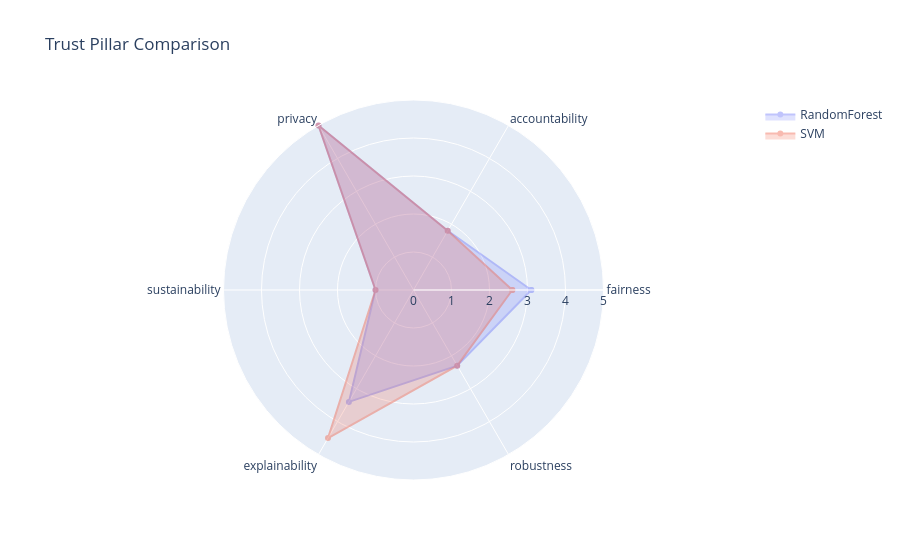
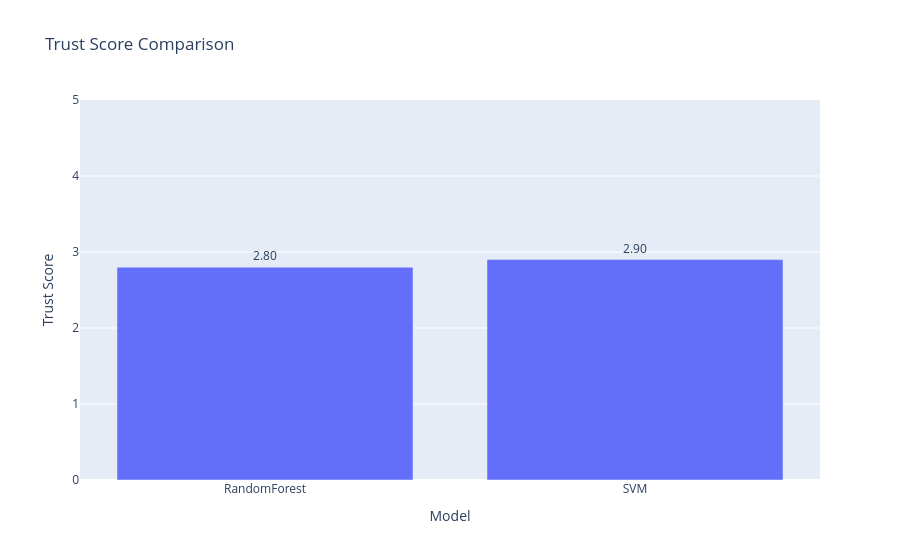
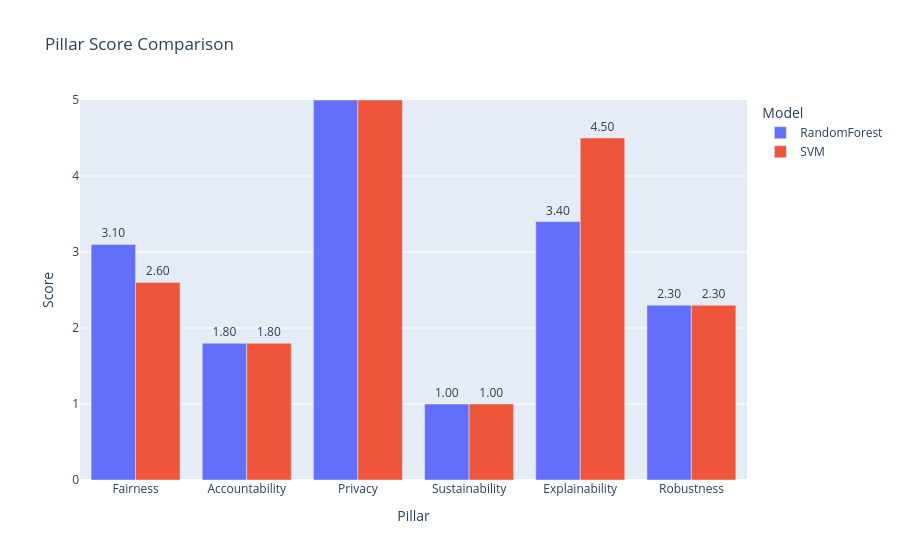

Notebook code cell kept with these figures, in order:
### Code cell
TrustEvaluator.compare_radar({
    "RandomForest": subset,
    "SVM": subset2
})

TrustEvaluator.compare_all_bars({
    "RandomForest": subset,
    "SVM": subset2
})

### Figure 1 — Plotly figure (JSON) as saved in the notebook; plotly's stock layout.template omitted (floating-point values rounded to 4 significant figures)
{"data": [{"fill": "toself", "name": "RandomForest", "opacity": 0.4, "r": [3.1, 1.8, 5, 1, 3.4, 2.3, 3.1], "theta": ["fairness", "accountability", "privacy", "sustainability", "explainability", "robustness", "fairness"], "type": "scatterpolar"}, {"fill": "toself", "name": "SVM", "opacity": 0.4, "r": [2.6, 1.8, 5, 1, 4.5, 2.3, 2.6], "theta": ["fairness", "accountability", "privacy", "sustainability", "explainability", "robustness", "fairness"], "type": "scatterpolar"}], "layout": {"polar": {"radialaxis": {"range": [0, 5], "visible": true}}, "showlegend": true, "title": {"text": "Trust Pillar Comparison"}}}

### Figure 2 — Plotly figure (JSON) as saved in the notebook; plotly's stock layout.template omitted (floating-point values rounded to 4 significant figures)
{"data": [{"hovertemplate": "Model=%{x}<br>Trust Score=%{text}<extra></extra>", "legendgroup": "", "marker": {"color": "#636efa", "pattern": {"shape": ""}}, "name": "", "orientation": "v", "showlegend": false, "text": [2.8, 2.9], "textposition": "outside", "texttemplate": "%{text:.2f}", "type": "bar", "x": ["RandomForest", "SVM"], "xaxis": "x", "y": [2.8, 2.9], "yaxis": "y"}], "layout": {"barmode": "relative", "legend": {"tracegroupgap": 0}, "title": {"text": "Trust Score Comparison"}, "xaxis": {"anchor": "y", "domain": [0, 1], "title": {"text": "Model"}}, "yaxis": {"anchor": "x", "domain": [0, 1], "range": [0, 5], "title": {"text": "Trust Score"}}}}

### Figure 3 — Plotly figure (JSON) as saved in the notebook; plotly's stock layout.template omitted (floating-point values rounded to 4 significant figures)
{"data": [{"alignmentgroup": "True", "hovertemplate": "Model=RandomForest<br>Pillar=%{x}<br>Score=%{text}<extra></extra>", "legendgroup": "RandomForest", "marker": {"color": "#636efa", "pattern": {"shape": ""}}, "name": "RandomForest", "offsetgroup": "RandomForest", "orientation": "v", "showlegend": true, "text": [3.1, 1.8, 5.0, 1.0, 3.4, 2.3], "textposition": "outside", "texttemplate": "%{text:.2f}", "type": "bar", "x": ["Fairness", "Accountability", "Privacy", "Sustainability", "Explainability", "Robustness"], "xaxis": "x", "y": [3.1, 1.8, 5.0, 1.0, 3.4, 2.3], "yaxis": "y"}, {"alignmentgroup": "True", "hovertemplate": "Model=SVM<br>Pillar=%{x}<br>Score=%{text}<extra></extra>", "legendgroup": "SVM", "marker": {"color": "#EF553B", "pattern": {"shape": ""}}, "name": "SVM", "offsetgroup": "SVM", "orientation": "v", "showlegend": true, "text": [2.6, 1.8, 5.0, 1.0, 4.5, 2.3], "textposition": "outside", "texttemplate": "%{text:.2f}", "type": "bar", "x": ["Fairness", "Accountability", "Privacy", "Sustainability", "Explainability", "Robustness"], "xaxis": "x", "y": [2.6, 1.8, 5.0, 1.0, 4.5, 2.3], "yaxis": "y"}], "layout": {"barmode": "group", "legend": {"title": {"text": "Model"}, "tracegroupgap": 0}, "title": {"text": "Pillar Score Comparison"}, "xaxis": {"anchor": "y", "domain": [0, 1], "title": {"text": "Pillar"}}, "yaxis": {"anchor": "x", "domain": [0, 1], "range": [0, 5], "title": {"text": "Score"}}}}
